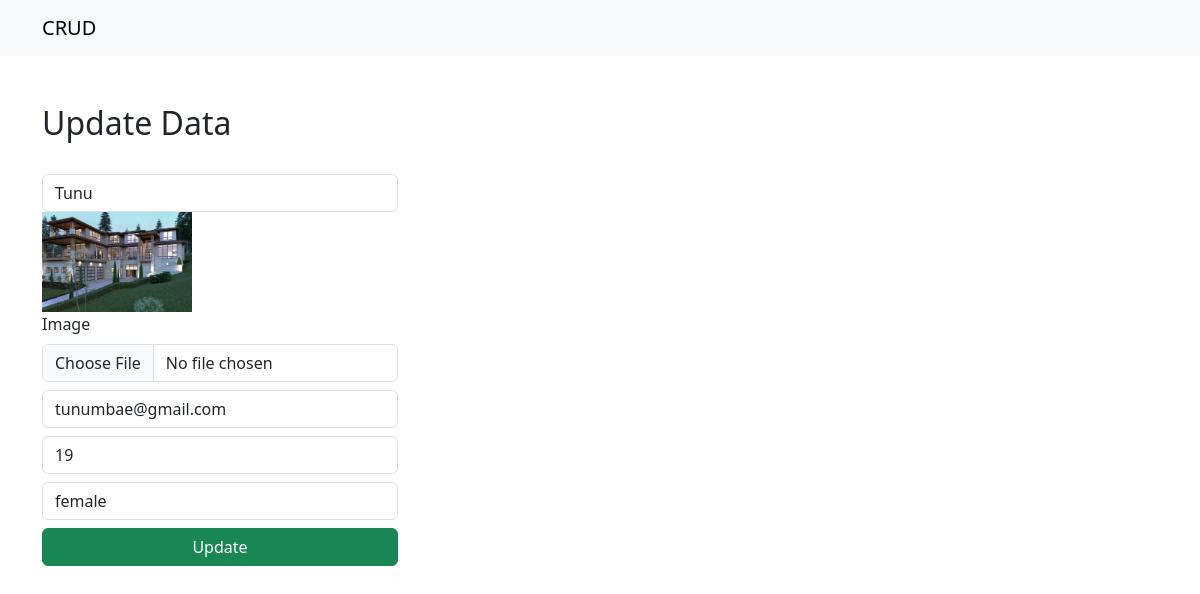
Page /update/4 on the committed database.
### app/models.py (models this page shows, shortened)
class Student(models.Model):
    name=models.CharField(max_length=25,blank=False,null=False)
    email=models.EmailField()
    age=models.IntegerField()
    gender=models.CharField(max_length=25,blank=False,null=False)
    image = models.ImageField(upload_to='uploads/images', default="logo.png")

### app/views.py (the view, shortened to what this page needs)
# urls.py: path('update/<id>',views.updateData,name="updateData"),
def updateData(request,id):
    d=Student.objects.get(id=id)
    context={"d":d}
    return render(request,"edit.html",context)

### app/templates/edit.html (shortened to what this page needs)
<!doctype html>
<html lang="en">
    <link href="https://cdn.jsdelivr.net/npm/bootstrap@5.3.0-alpha1/dist/css/bootstrap.min.css" rel="stylesheet">
  <head>
  </head>
  <body>
    <nav class="navbar navbar-expand-lg bg-body-tertiary">
        <div class="container-md">
          <a class="navbar-brand" href="/">CRUD</a>
        </div>
      </nav>
      <div class="container mt-5">
        <div class="row">
            <div class="col-md-4">
                <h2>Update Data</h2>
                <br>
                <form action="/update/{{d.id}}" method="post" enctype="multipart/form-data">
                    <div class="form-group">
                        <input type="text" class="form-control" placeholder="Name" name="name" value="{{d.name}}" required>
                    </div>
                      <div class="form-group">
                                    <img width="150px" src="/media/{{ d.image }}" alt="{{ d.image }}"> <br>
                                <label for="" class="form-label">Image</label>
                                <input type="file" name="image" class="form-control">
                            </div>
                    <div class="form-group">
                        <input type="email" class="form-control  mt-2" placeholder="Email" name="email" value="{{d.email}}" required>
                    </div>
                    <div class="form-group">
                        <input type="number" class="form-control  mt-2" placeholder="Age" name="age" value="{{d.age}}" required>
                    </div>
                    <div class="form-group mt-2">
                        <select id="gender" name="gender" class="form-control" required>
                            <option selected>{{d.gender}}</option>
                        </select>
                    </div>
                    <div class="d-grid gap-2">
                        <button class="btn btn-success mt-2" type="submit">Update</button>
                    </div>
                </form>
            </div>
        </div>
      </div>
  </body>
</html>

### rows in the picture
Student: name "Tunu", image (picture), email "tunumbae@gmail.com", age "19", gender "female"
